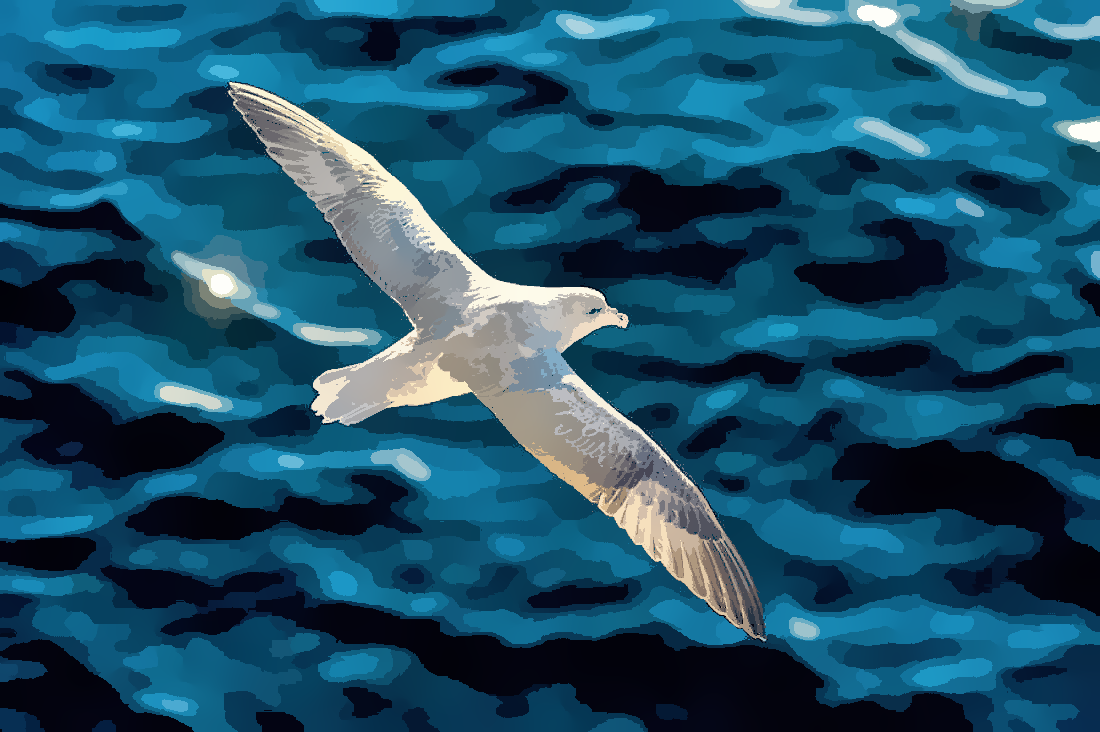
%> input picture assignment-3-segmentation/3/images/birds1.png, 1100 x 732 px
$ octave myMainScript.m   (GNU Octave 9; MATLAB toolbox functions it lacks are replaced by stand-ins)
%> lines starting %> are read from the running program, lines starting %| are printed output that depends on the picture; in (x1, y1, x2, y2) boxes, pixels count from 0 and x2, y2 are one past the last pixel; in counts of white or black regions, pixels touching at a corner belong together; the program's own positions count from 1
### assignment-3-segmentation/3/code/myBinaryMask.m
function [img_mask,out_img] = myBinaryMask(img, xlabel, ylabel, k)
    mask = img;
    wait = waitbar(0, "Clustering");
    clustered = imsegkmeans(img,k);
    rows = size(mask,1);
    columns = size(mask,2);
    kdes = clustered(xlabel,ylabel);
    for i=1:rows
        for j=1:columns
            if clustered(i,j)==kdes
                mask(i,j,:) = 1;
            else
                mask(i,j,:) = 0;
            end
        end
    end
    img_mask = 255*mask;
    out_img = mask.*img;
    figure;
    imshow(255*mask);
    figure;
    imshow(mask.*img);
    figure;
    imshow((1-mask).*img);
    close(wait);
end

### assignment-3-segmentation/3/code/mySpatiallyVaryingKernel.m
function [newImg] = mySpatiallyVaryingKernel(img, d_thres, img_mask)
% [8 lines of commented-out code are left out]

%% Remaining function
% img_mask = im2double(img_mask);
% img_mask_2 = rgb2gray(img_mask);
% img = im2double(img);
newImg = img_mask.* img;
bg_mask = 1 - img_mask; % background mask
newImg = newImg+ bg_mask.* img;
D = bwdist(rgb2gray(img_mask)); % Distance
% [9 lines of commented-out code are left out]

wait = waitbar(0, "Spatially Varying Filter in progress");
%     blurred(:,:,i) = conv2(img(:,:,i), H, 'same');
for D_row=1:size(D, 1)
    for D_col = 1:size(D, 2)
        d_local = floor(double(D(D_row, D_col)));
        if d_local <= d_thres && d_local > 0
            H_local = fspecial('disk', d_local);
%                 class(H_local)
%                 size(H_local)
%                 pause(2)
            rows = round(mod( floor(D_row-d_local)-1:ceil(D_row+d_local)-1 ,size(D,1) )+1);
            cols = round(mod( floor(D_col-d_local)-1:ceil(D_col+d_local)-1 ,size(D,2) )+1);
            A = double(img(rows, cols, :));
%                 class(A)
%                 size(A)
            newImg(D_row, D_col,:)= sum(sum(H_local.*A));
        end
        if d_local > d_thres
            H_local = fspecial('disk', d_thres);
%                 class(H_local)
%                 size(H_local)
%                 pause(2)
            rows = round(mod( floor(D_row-d_thres)-1:ceil(D_row+d_thres)-1 ,size(D,1) )+1);
            cols = round(mod( floor(D_col-d_thres)-1:ceil(D_col+d_thres)-1 ,size(D,2) )+1);
            A = double(img(rows, cols, :));
%                 class(A)
%                 size(A)
            newImg(D_row, D_col,:)= sum(sum(H_local.*A));
        end
    end
    waitbar((double(D_row))/(3 * double(size(D, 1))));
end
close(wait);
end

### assignment-3-segmentation/3/code/myMainScript.m
%% MyMainScript

tic;
%% Your code here

bird = imread('../images/birds1.png');
%> bird is the input picture: size 732x1100x3 uint8; mean R, G, B 28, 80.7, 105.8
% scaling = 0.4;
% bird = imresize(bird, scaling);
flower = imread('../images/flower1.png');
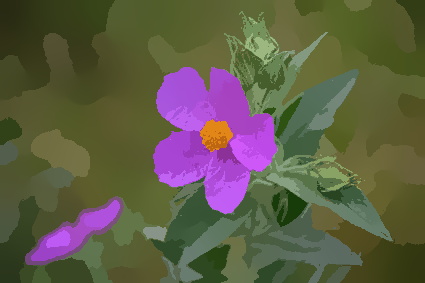
%> input picture assignment-3-segmentation/3/images/flower1.png, 425 x 283 px
%> flower is the input picture: size 283x425x3 uint8; mean R, G, B 95.3, 92.3, 70.8
scaling2 = 0.7;
flower = imresize(flower, scaling2);
%> flower: size 199x298x3 uint8

tic;
%% For bird ->
d_thres = 40;
% [5 lines of commented-out code are left out]
xlabel = round(330);
ylabel = round(330);
k = 2;
[img_mask] = myBinaryMask(bird, xlabel, ylabel, k);
%> in myBinaryMask, `clustered = imsegkmeans(img,k);`:
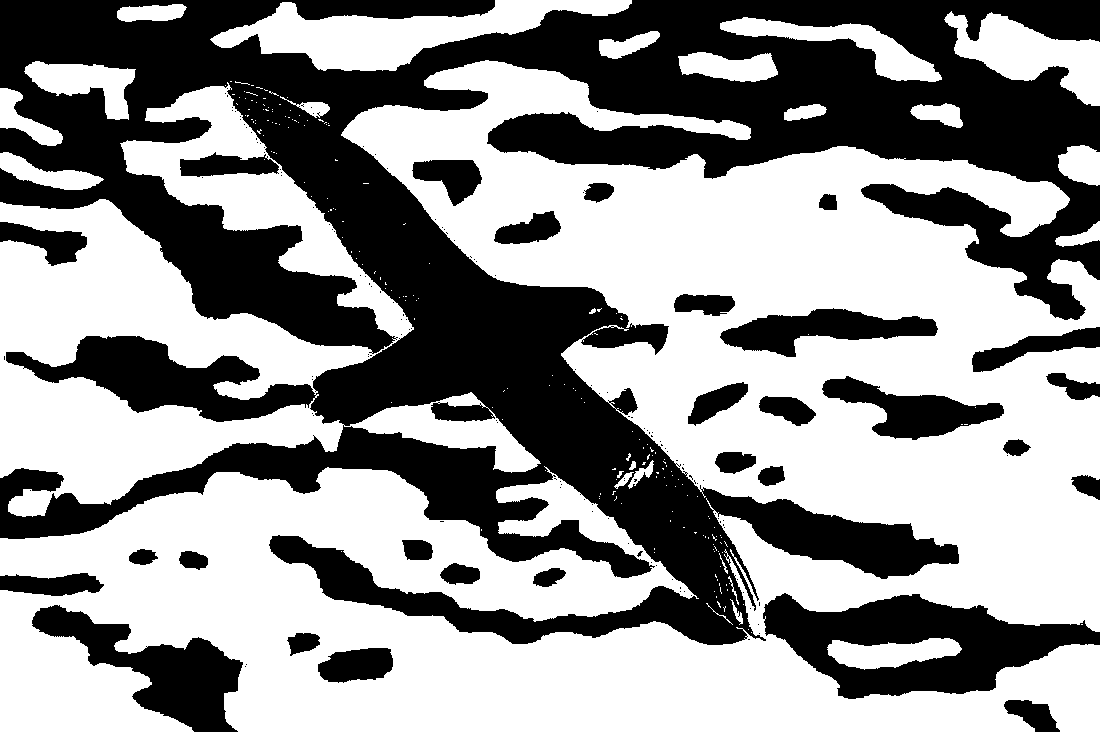
%> clustered: size 732x1100 uint8; values 1 (black) and 2 (white), 57.5% white; 152 black regions (123 under 20 px), largest, box (x1, y1, x2, y2) and area: (0, 0, 1100, 645) 279911, (763, 593, 1100, 699) 18372, (32, 605, 243, 732) 10247
%> in myBinaryMask, `kdes = clustered(xlabel,ylabel);`: kdes = 1
%> in myBinaryMask, `out_img = mask.*img;`:
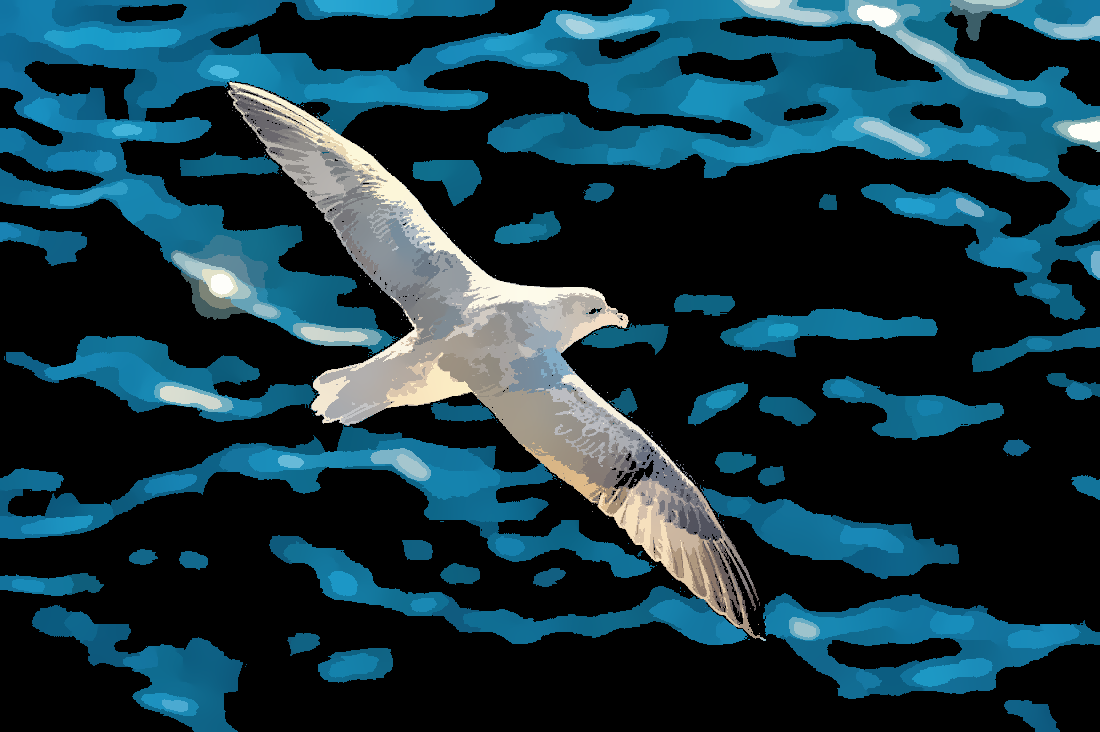
%> out_img: size 732x1100x3 uint8; mean R, G, B 24.2, 54.8, 66.4
%> in myBinaryMask, `imshow((1-mask).*img);`:
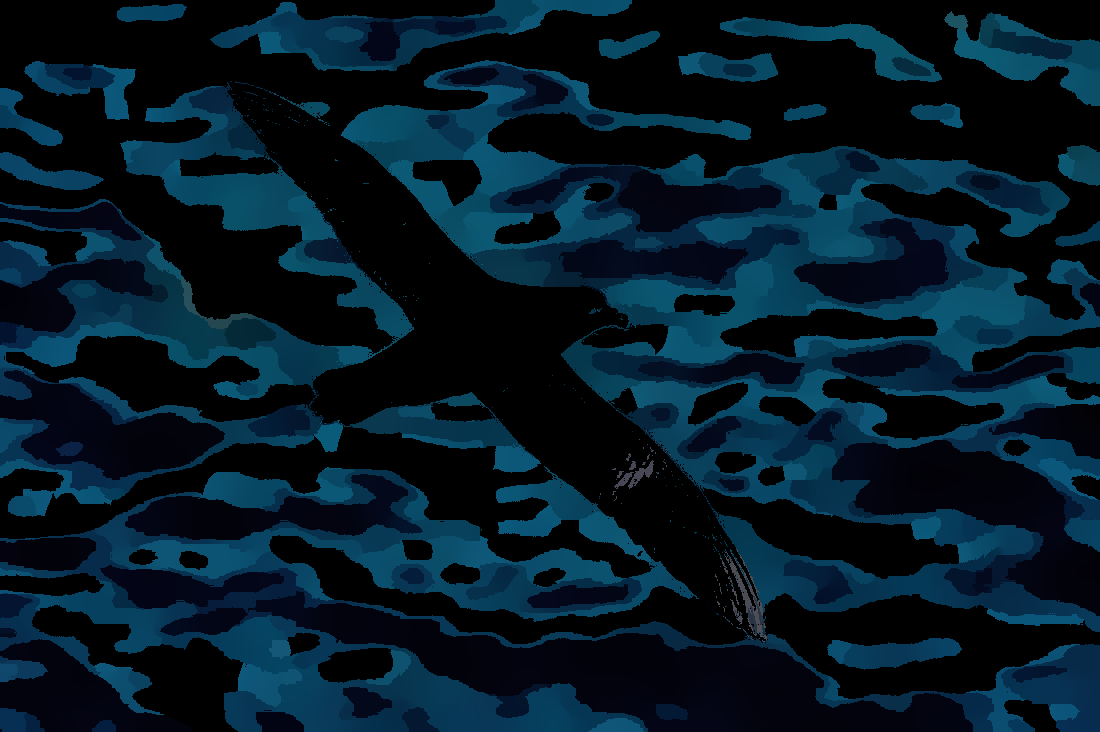
%> displayed picture: size 732x1100x3, on the screen's scale of 0 to 255; mean R, G, B 3.8, 25.9, 39.4
foreground = img_mask.*bird;
background = (1-img_mask).*bird;
D = bwdist(rgb2gray(img_mask));
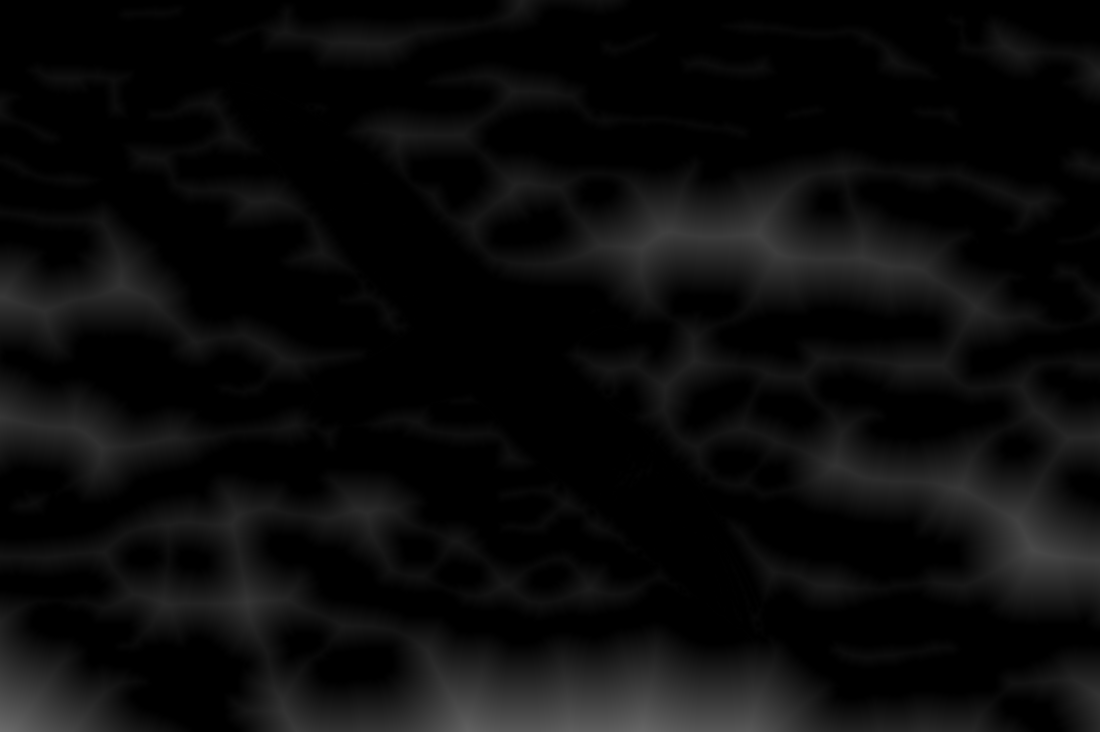
%> D: size 732x1100 single; min 0, max 107.3, mean 10.8
[img] = mySpatiallyVaryingKernel(bird, d_thres, img_mask);
%> in mySpatiallyVaryingKernel, `newImg = newImg+ bg_mask.* img;`:
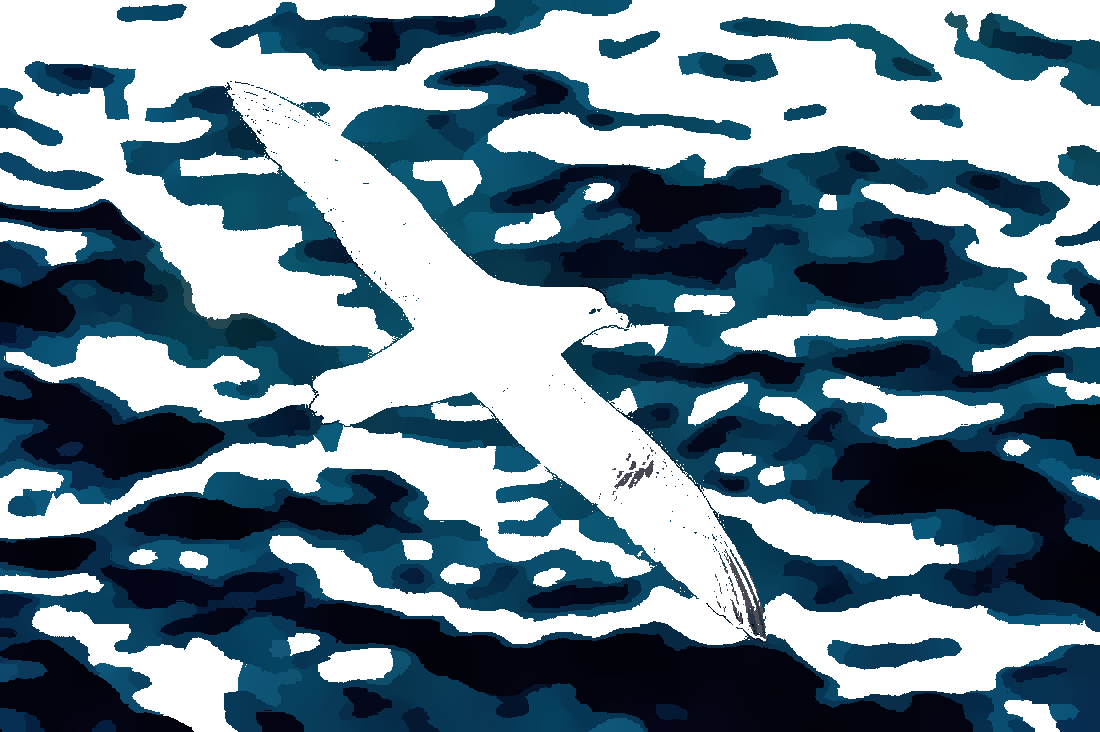
%> newImg: size 732x1100x3 uint8; mean R, G, B 112.3, 134.3, 147.8
%> (the run ends here)
